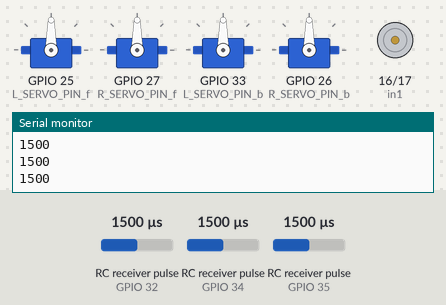
Simulated run of this sketch. Board: ESP32. Parts: 4 × servo, motor-driver pin pairs drawn as motors (green arrow = first pin HIGH = forward, orange = second pin HIGH = backward, longer = more drive), the last lines printed to the serial monitor. Wiring (inferred from the names in the program): 3 × RC receiver channel: data GPIO 32 / data GPIO 34 / data GPIO 35. Inputs (shaded band) come from the test bench; at power-on: RC receiver pulse (sensors on GPIO 32, GPIO 34, GPIO 35) 1500 µs.

Above: at 1.2 s.
1.3 s: RC receiver pulse (sensor on GPIO 32) set to 1411 µs
2.8 s: RC receiver pulse (sensor on GPIO 32) set to 1388 µs
At 4.0 s:
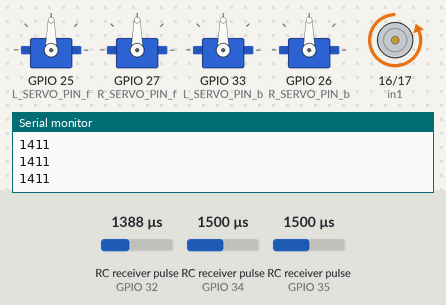
4.3 s: RC receiver pulse (sensor on GPIO 34) set to 1020 µs
At 5.1 s:
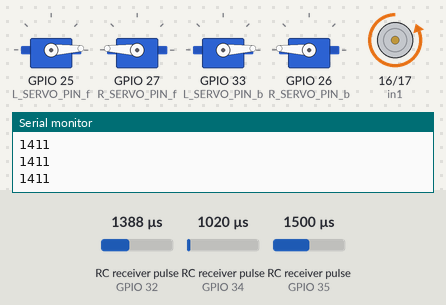
5.8 s: RC receiver pulse (sensor on GPIO 35) set to 1020 µs
At 6.3 s:
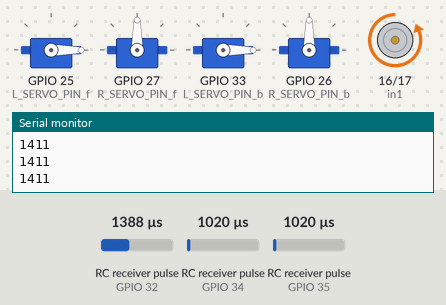
7.3 s: RC receiver pulse (sensor on GPIO 34) set to 1250 µs
At 8.5 s:
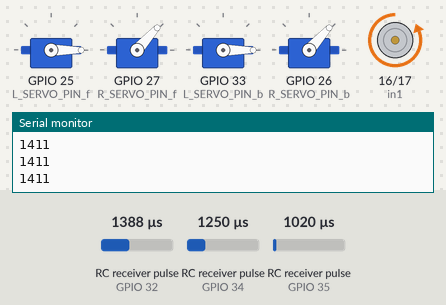
8.8 s: RC receiver pulse (sensor on GPIO 35) set to 1500 µs
At 9.8 s:
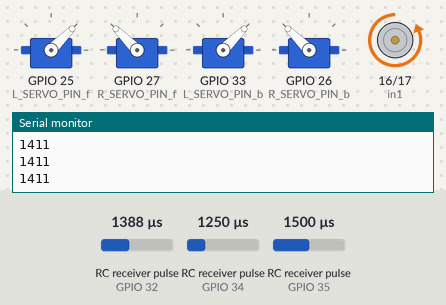
Timing chart, 0 to 11.3 s (numbered marks = the images above; inputs shaded):
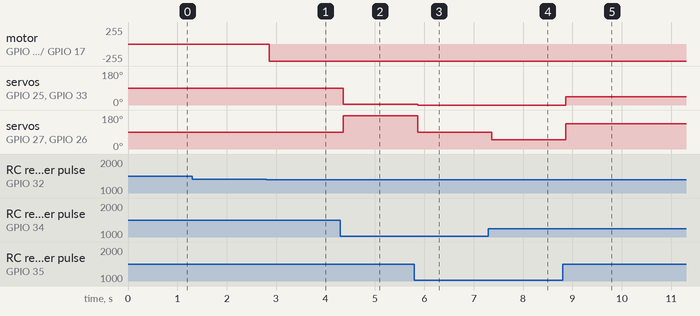

Measured:
- the behaviour switches between 1400 and 1399 µs on RC receiver pulse (sensor on GPIO 32) (found by bisection; images 0 and 1)
- after the input at 2.8 s, motor on GPIO 16 (in1) / GPIO 17 (in2): stopped → backward 255/255 after 0.06 s
- after the input at 4.3 s, servo on GPIO 25 (L_SERVO_PIN_f), servo on GPIO 33 (L_SERVO_PIN_b): 90° → 3° after 0.06 s; servo on GPIO 27 (R_SERVO_PIN_f), servo on GPIO 26 (R_SERVO_PIN_b): 90° → 177° after 0.06 s
- after the input at 5.8 s, servo on GPIO 25 (L_SERVO_PIN_f), servo on GPIO 33 (L_SERVO_PIN_b): 3° → 0° after 0.06 s; servo on GPIO 27 (R_SERVO_PIN_f), servo on GPIO 26 (R_SERVO_PIN_b): 177° → 90° after 0.06 s
- after the input at 7.3 s, servo on GPIO 27 (R_SERVO_PIN_f), servo on GPIO 26 (R_SERVO_PIN_b): 90° → 48° after 0.06 s
- after the input at 8.8 s, servo on GPIO 25 (L_SERVO_PIN_f), servo on GPIO 33 (L_SERVO_PIN_b): 0° → 45° after 0.06 s; servo on GPIO 27 (R_SERVO_PIN_f), servo on GPIO 26 (R_SERVO_PIN_b): 48° → 135° after 0.06 s

The sketch:

flysky_deplacement_actuateur.ino
```cpp
#include <ESP32Servo.h>

// Receiver Inputs
#define CH1_PIN 32
#define CH2_PIN 35  // Forward/Backward
#define CH4_PIN 34  // Left/Right

#define in1 16
#define in2 17


// Servo Signal Pins
#define L_SERVO_PIN_f 25
#define L_SERVO_PIN_b 33
#define R_SERVO_PIN_f 27
#define R_SERVO_PIN_b 26

Servo leftServof;
Servo rightServof;

Servo leftServob;
Servo rightServob;

float speedMultiplier = 1.0;

int applyDeadband(int value, int threshold = 10) {
  return (abs(value) < threshold) ? 0 : value;
}

void setup() {
  Serial.begin(115200);

  // Set receiver pins
  pinMode(CH1_PIN, INPUT);
  pinMode(CH2_PIN, INPUT);
  pinMode(CH4_PIN, INPUT);

  // Allow allocation of all timers
  ESP32PWM::allocateTimer(0);
  ESP32PWM::allocateTimer(1);
  ESP32PWM::allocateTimer(2);
  ESP32PWM::allocateTimer(3);

  // Attach servos with standard pulse widths (1000us to 2000us)
  leftServof.setPeriodHertz(50);    // Standard 50Hz servo frequency
  leftServof.attach(L_SERVO_PIN_f, 1000, 2000);

  rightServof.setPeriodHertz(50);
  rightServof.attach(R_SERVO_PIN_f, 1000, 2000);

  leftServob.setPeriodHertz(50);    // Standard 50Hz servo frequency
  leftServob.attach(L_SERVO_PIN_b, 1000, 2000);

  rightServob.setPeriodHertz(50);
  rightServob.attach(R_SERVO_PIN_b, 1000, 2000);

  stopMotors();

  pinMode(in1, OUTPUT);
  pinMode(in2, OUTPUT);

  digitalWrite(in1, LOW);
  digitalWrite(in2, LOW);
}

void loop() {
  // Read RC Receiver Pulses
  int ch1 = pulseIn(CH1_PIN, HIGH, 25000);
  int ch2 = pulseIn(CH2_PIN, HIGH, 25000);
  int ch4 = pulseIn(CH4_PIN, HIGH, 25000);

  // Failsafe: Stop if signal is lost
  if (ch2 < 500 || ch2 > 2200 || ch4 < 500 || ch4 > 2200) {
    stopMotors();
    return;
  }

  // Map joystick to speed values (-90 to 90 for servo offset from center)
  // 0 is stop, 90 is full forward, -90 is full backward
  int x = map(ch2, 1000, 2000, -90, 90) * speedMultiplier;
  int y = map(ch4, 1000, 2000, -90, 90) * speedMultiplier;

  x = applyDeadband(x);
  y = applyDeadband(y);

  // Differential Drive Mixing
  int leftSpeed = y + x;
  int rightSpeed = y - x;

  // Constrain to servo limits
  leftSpeed = constrain(leftSpeed, -90, 90);
  rightSpeed = constrain(rightSpeed, -90, 90);

  // Write to Servos (90 is the midpoint/stop for continuous rotation servos)
  // If using standard servos, this translates to 0-180 degrees.
  leftServof.write(90 + leftSpeed);
  rightServof.write(90 - rightSpeed); // Note: Right motor often needs inversion

  leftServob.write(90 + leftSpeed);
  rightServob.write(90 - rightSpeed); // Note: Right motor often needs inversion

  //actuateur
  if (ch1 > 1700 && ch1 < 2200){
    digitalWrite(in1, HIGH);
    digitalWrite(in2, LOW);
    //Serial.println("oui");

  }

  else if (ch1 > 500 && ch1 < 1400){
    digitalWrite(in1, LOW);
    digitalWrite(in2, HIGH);
    //Serial.println("non");

  }
  else{
    Serial.println(ch1);
    digitalWrite(in1, LOW);
    digitalWrite(in2, LOW);

  }

  delay(20); // Small delay for servo stability
}

void stopMotors() {
  leftServof.write(90);
  rightServof.write(90);

  leftServob.write(90);
  rightServob.write(90);
}
```
